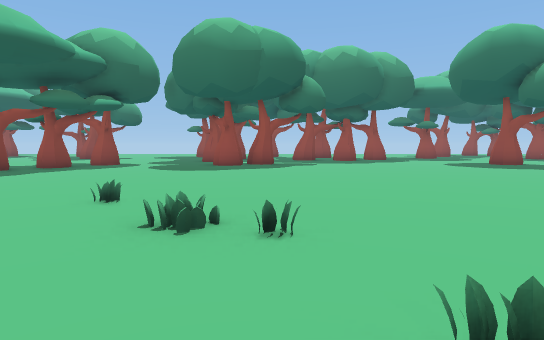
[1] (above)

24 first-person views from a walk through a level from a Godot 3-D game. The camera is 1.4 m above the floor, tilts 4° down and sees 75° across. The floor is counted in squares, 2 m on a side. Each view is taken from the middle of a square. On the plan, view 1 faces up. The plan holds only what a view shows up to about 11 squares ahead; the rest is blank. The place goes on beyond the plan.

[2]
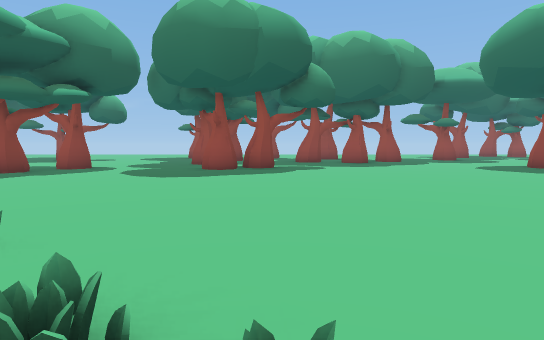

[3]
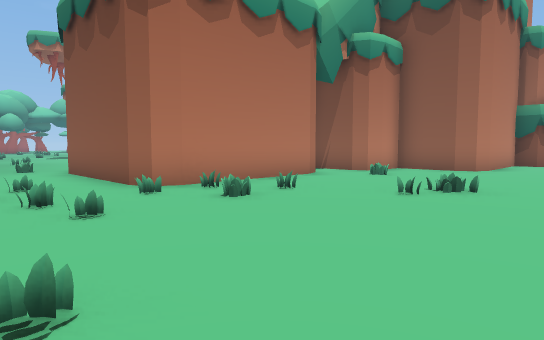

[4]
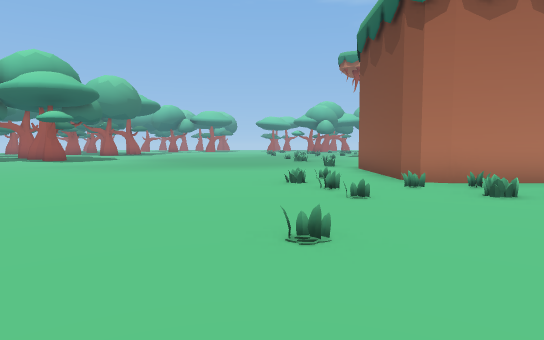

[5]
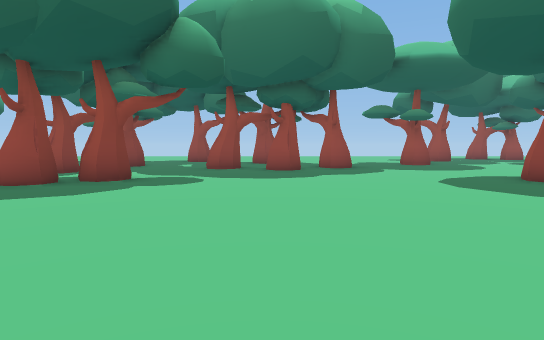

[6]
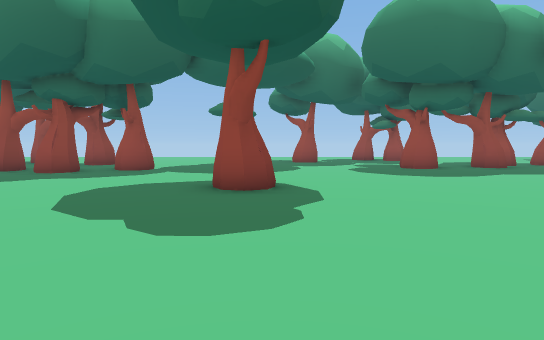

[7]
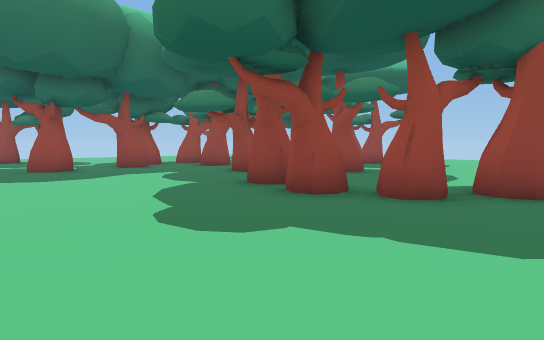

[8]
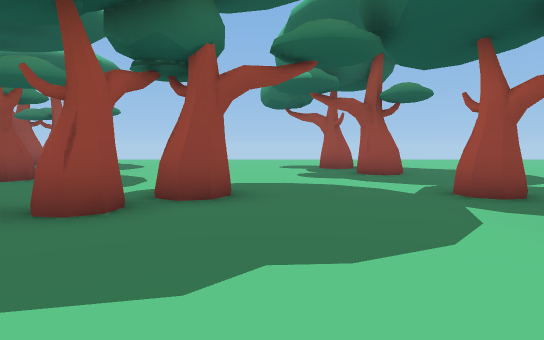

[9]
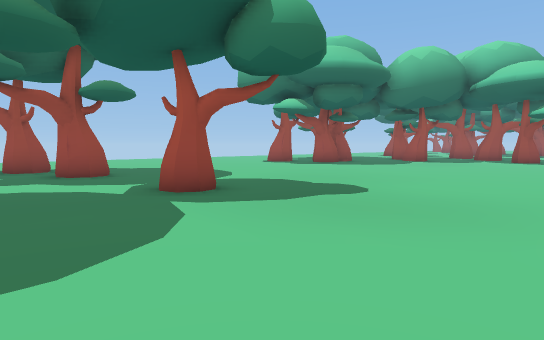

[10]
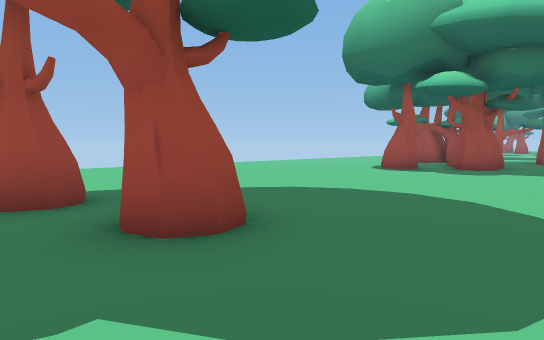

[11]
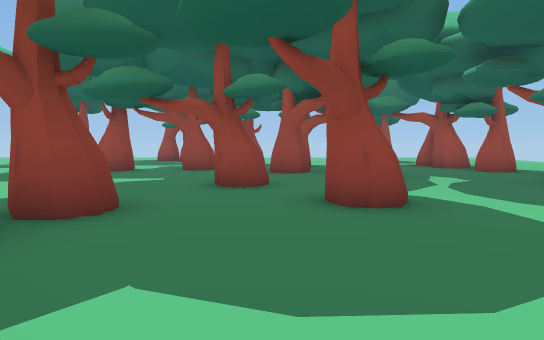

[12]
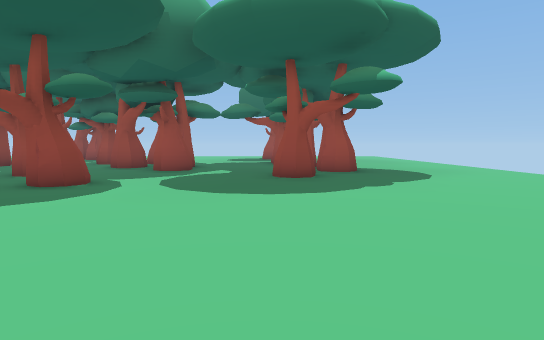

[13]
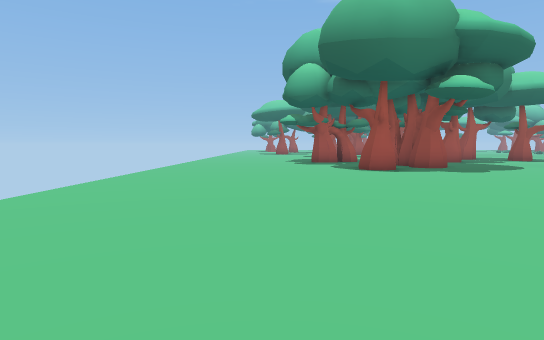

[14]
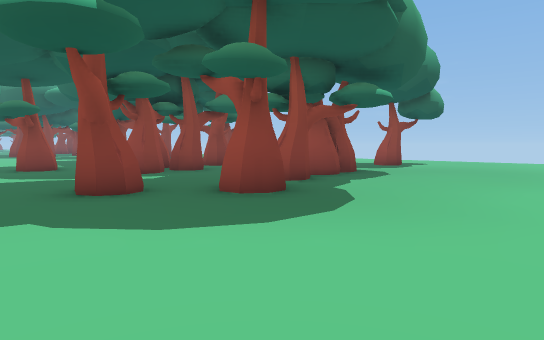

[15]
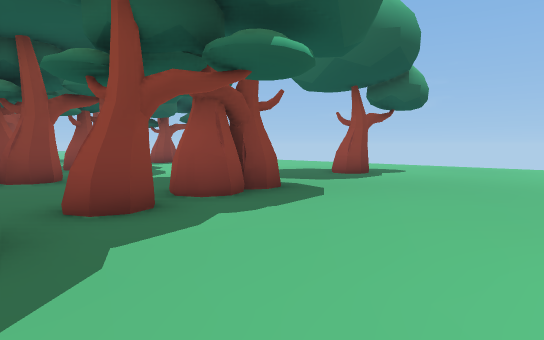

[16]
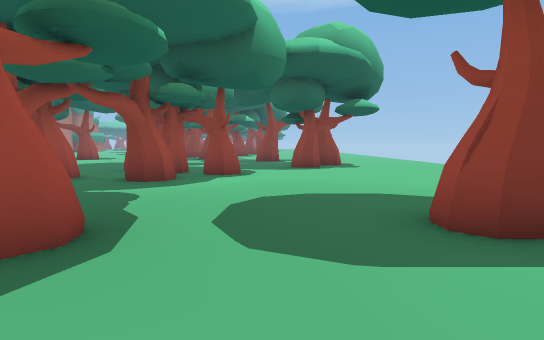

[17]
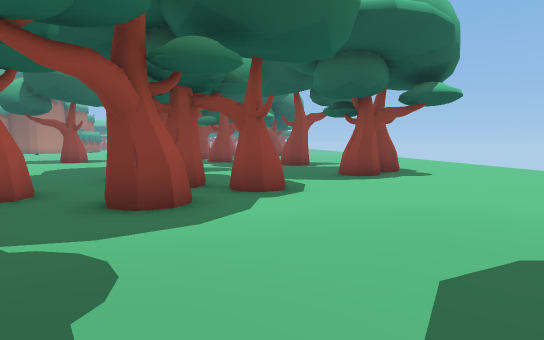

[18]
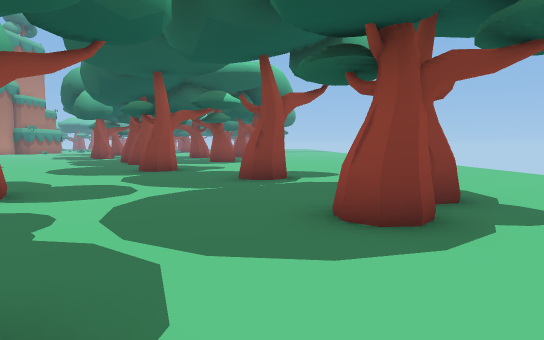

[19]
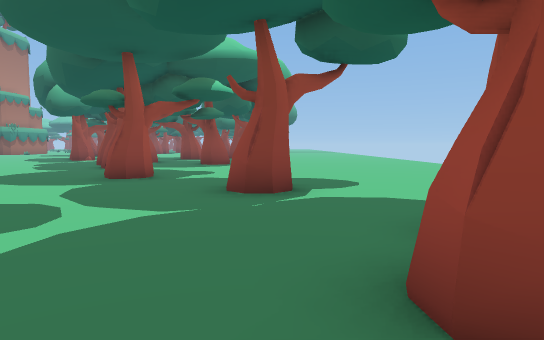

[20]
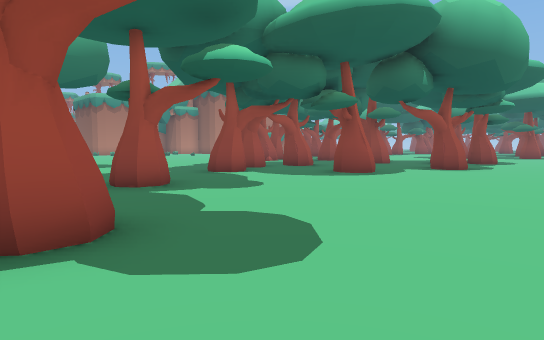

[21]
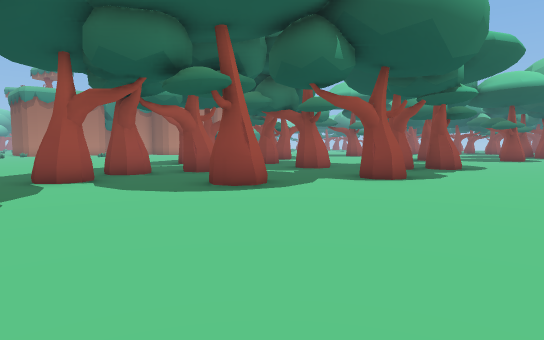

[22]
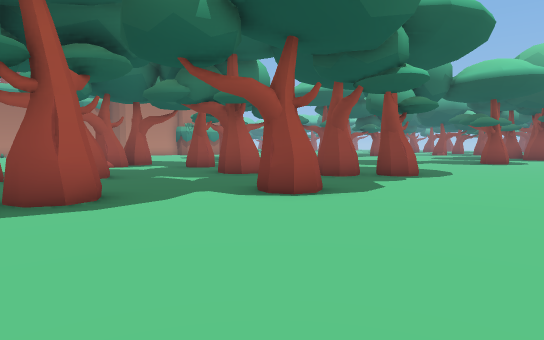

[23]
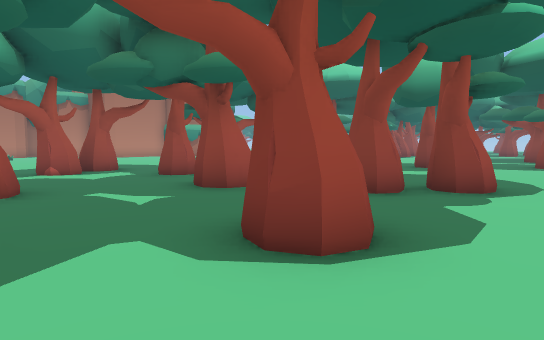

[24]
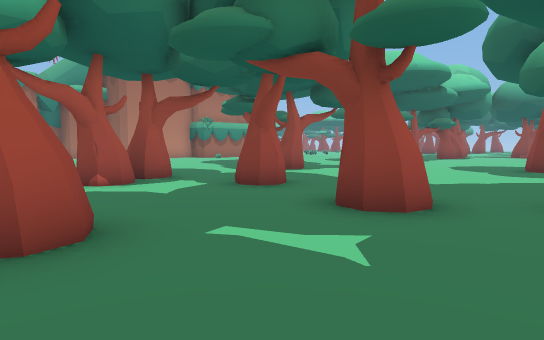

### Floor plan
Key: @ floor where view 1 was taken; # wall or solid block; x gap in a wall; . floor; = window, fence, low wall or low ledge.
Columns run from 7 left of view 1 to 29 right of it. Each row starts with its distance up from view 1.
 25        .....................  .....
 24  ...................##........#....
 23 .....................#.............
 22 .................#..................
 21 ...#...#................#...........
 20  ...#.....#...................##....
 19 ...............#........#.....##....
 18 .....#..............##.#...#...x....
 17 .........#..#............#x#.........
 16    .......#................#....#....
 15  ....................................
 14 ........................#............
 13 .#....##........#....................
 12 .....##................#..#..........
 11 #..................................
 10 #.....................#...........
  9 .......................#..........
  8  ............. .........#........
  7  .............  . ..............
  6   ...........      ............  .
  5    ...........     ...........# ...
  4   ...=.........    .....#...#.......
  3 ......==....=...   ..................
  2 ##..............    .................
  1  #..=...==.=.....   .................
  0  ###...@=#........  .................
 -1    #.#####......... .................
 -2    #     #.#....... .................
 -3          #...........................
 -4          #.............. .....#......
 -5          #.............  ...#.x......

Where each view was taken, in squares from view 1:
view 1: 0 up, 0 right, facing up
view 2: 2 up, 0 right, facing up
view 3: 5 up, 5 right, facing down-left
view 4: 6 up, 5 right, facing down
view 5: 6 up, 3 right, facing up
view 6: 7 up, 9 right, facing up
view 7: 7 up, 11 right, facing up-right
view 8: 7 up, 12 right, facing right
view 9: 7 up, 12 right, facing down-right
view 10: 6 up, 18 right, facing down-right
view 11: 8 up, 18 right, facing up
view 12: 6 up, 23 right, facing up
view 13: 6 up, 26 right, facing down
view 14: 12 up, 29 right, facing up-left
view 15: 16 up, 28 right, facing up-left
view 16: 22 up, 26 right, facing left
view 17: 21 up, 23 right, facing left
view 18: 22 up, 18 right, facing left
view 19: 22 up, 16 right, facing left
view 20: 25 up, 11 right, facing down-left
view 21: 25 up, 7 right, facing down-left
view 22: 25 up, 4 right, facing down-left
view 23: 23 up, 2 right, facing down-left
view 24: 20 up, 2 right, facing down-left
